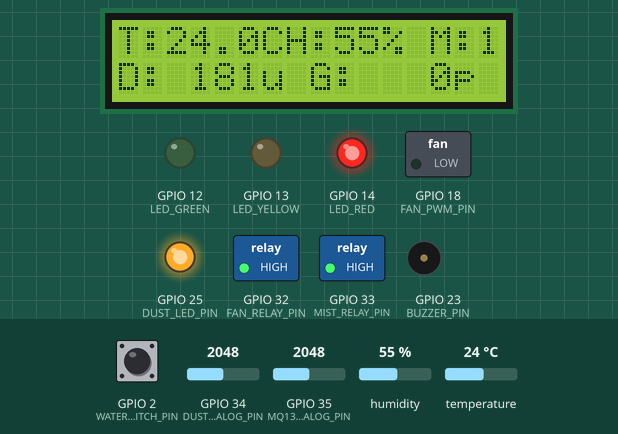
This program was run on a simulated ESP32. Shown: 16×2 character LCD, switched loads named in the program (green lamp = pin HIGH), output pins drawn as LEDs (lit = HIGH), buzzer (waves = sounding). The inputs (shaded band) are chosen by the test bench; at power-on: GPIO 2 (WATER_SWITCH_PIN) HIGH, GPIO 34 (DUST_ANALOG_PIN) = 2048, humidity 55 %, GPIO 35 (MQ135_ANALOG_PIN) = 2048, temperature 24 °C. WiFi joins after 1.5 s; servers stay silent unless stated; EEPROM starts erased; no MQTT or app messages arrive unless stated.

Above: at 2.7 s.
2.8 s: GPIO 2 (WATER_SWITCH_PIN) pulled LOW for 1 s
At 4.0 s:
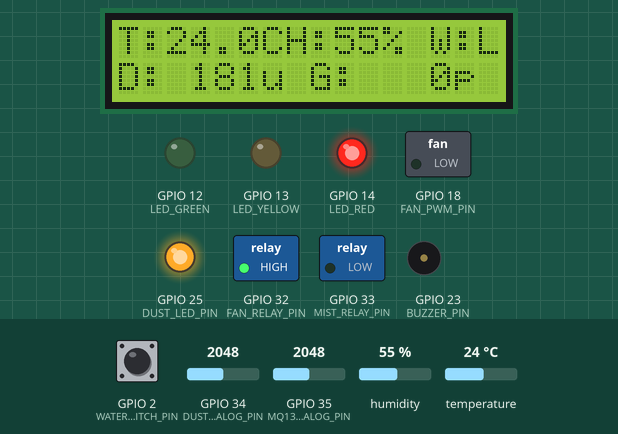
6.2 s: GPIO 34 (DUST_ANALOG_PIN) set to 1636
At 7.3 s:
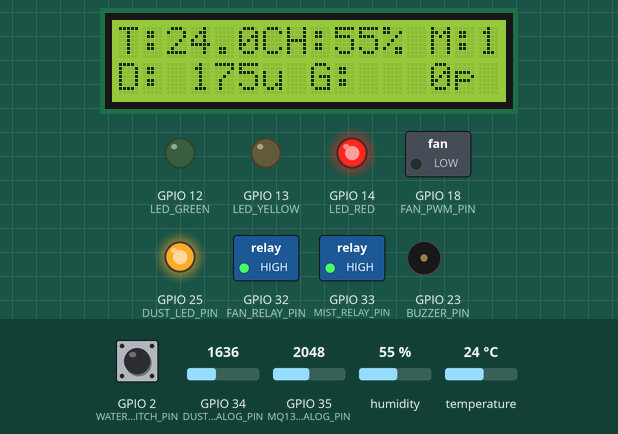
9.3 s: GPIO 34 (DUST_ANALOG_PIN) set to 1498
At 12.7 s:
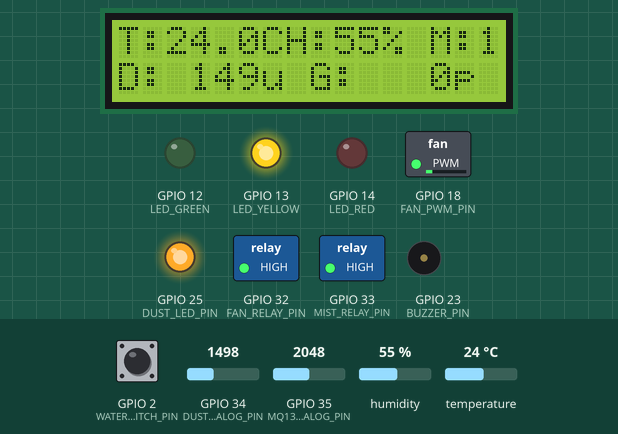
15.3 s: humidity set to 58 %
At 16.8 s:
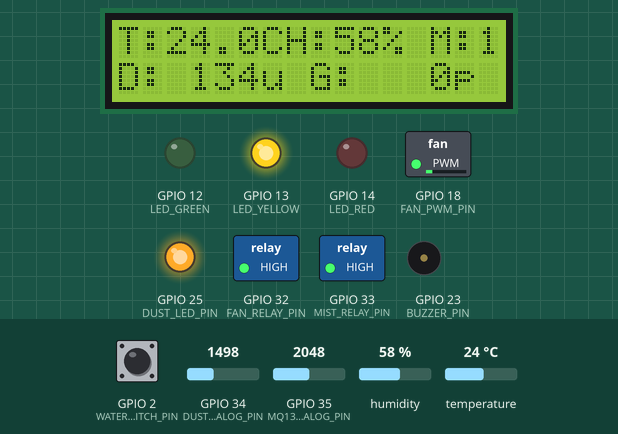
18.5 s: humidity set to 61 %
At 20.9 s:
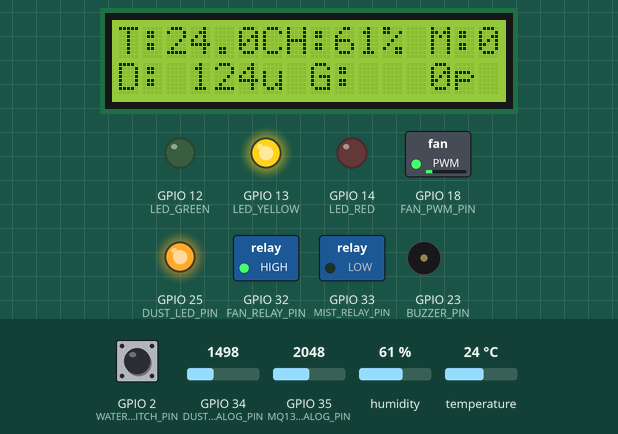
24.5 s: GPIO 34 (DUST_ANALOG_PIN) set to 2046
At 27.1 s:
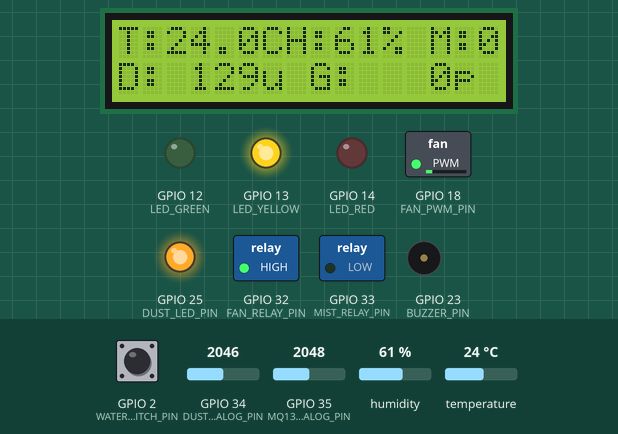
28.8 s: GPIO 34 (DUST_ANALOG_PIN) set to 2157
Timing chart, 0 to 33.1 s (numbered marks = the images above; inputs shaded):
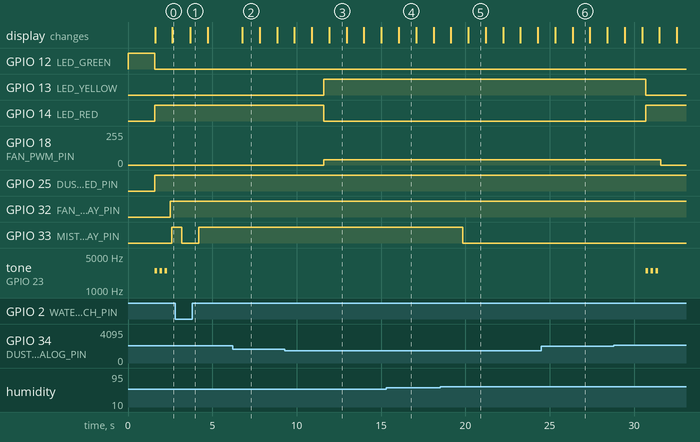

The program:

main.cpp
```cpp
#include <Arduino.h>
#include <WiFi.h>
#include <PubSubClient.h>
#include <ArduinoJson.h>
#include <DHT.h>
#include <Wire.h>
#include <LiquidCrystal_I2C.h>
#include <Preferences.h>

// ==========================================
// 1. CẤU HÌNH PINOUT PHẦN CỨNG
// ==========================================
#define DUST_LED_PIN 25
#define DUST_ANALOG_PIN 34
#define MQ135_ANALOG_PIN 35
#define DHTPIN 4
#define DHTTYPE DHT11

#define FAN_PWM_PIN 18
#define FAN_RELAY_PIN 32

#define BUZZER_PIN 23
#define LED_GREEN 12
#define LED_YELLOW 13
#define LED_RED 14

#define MIST_RELAY_PIN 33
#define WATER_SWITCH_PIN 2
#define WATER_LOW_ACTIVE_STATE LOW

// ==========================================
// 2. CẤU HÌNH HỆ SỐ & MẠNG
// ==========================================
const float V_C = 5.0, R_L = 10.0, R_0 = 1.87;
const float CONST_A = 116.602, CONST_B = -2.769;
const float EMA_ALPHA = 0.1;

const int pwmChannel = 4;
const int pwmFreq = 25000;
const int pwmResolution = 8;

#define WIFI_SSID "Huy Quang"
#define WIFI_PASSWORD "12345678"
#define TB_SERVER "thingsboard.cloud"
#define TB_PORT 1883
#define TB_TOKEN "zuzo3dbhbi4qtsz85l3l"

// ==========================================
// 3. ĐỐI TƯỢNG & BIẾN TOÀN CỤC
// ==========================================
DHT dht(DHTPIN, DHTTYPE);
WiFiClient wifiClient;
PubSubClient mqtt(wifiClient);
LiquidCrystal_I2C lcd(0x27, 16, 2);

struct SystemEnvironment
{
  float dust_ug;
  float gas_ppm;
  float temperature;
  float humidity;
  bool water_low;
};
SystemEnvironment currentEnv = {0.0, 0.0, 0.0, 0.0, false};
SemaphoreHandle_t envMutex;

bool autoMode = true;
int fanLevel = 0;
int currentFanLevel = 0;
unsigned long lastFanChangeTime = 0;
volatile bool mistOn = false;
volatile bool waterLow = false;
volatile float tempHigh = 35.0;
volatile float humLow = 60.0;
volatile float dustHigh = 150.0;
volatile float dustMed = 75.0;
volatile float gasHigh = 800.0;
volatile float gasMed = 400.0;

void connectMQTT();
void onMqttMessage(char *topic, byte *payload, unsigned int length);
void alarmOn(int times, int duration = 100);

// ==========================================
// 4. HÀM CÔNG CỤ (UTILITIES)
// ==========================================
float filterEMA(float newValue, float previousValue, float alpha)
{
  if (previousValue < 0.0)
    return newValue;
  return (alpha * newValue) + ((1.0 - alpha) * previousValue);
}

void alarmOn(int times, int duration)
{
  for (int i = 0; i < times; i++)
  {
    tone(BUZZER_PIN, 2500);
    vTaskDelay(pdMS_TO_TICKS(duration));
    noTone(BUZZER_PIN);
    vTaskDelay(pdMS_TO_TICKS(duration));
  }
}

// ==========================================
// 5. TASKS: ĐỌC CẢM BIẾN
// ==========================================
void dhtTask(void *pvParameters)
{
  dht.begin();
  for (;;)
  {
    float h = dht.readHumidity();
    float t = dht.readTemperature();
    if (!isnan(h) && !isnan(t))
    {
      if (xSemaphoreTake(envMutex, portMAX_DELAY))
      {
        currentEnv.temperature = t;
        currentEnv.humidity = h;
        xSemaphoreGive(envMutex);
      }
    }
    vTaskDelay(pdMS_TO_TICKS(2000));
  }
}

void dustSensorTask(void *pvParameters)
{
  static float filteredDust = -1.0;
  for (;;)
  {
    digitalWrite(DUST_LED_PIN, LOW);
    delayMicroseconds(280);
    int rawDust = analogRead(DUST_ANALOG_PIN);
    delayMicroseconds(40);
    digitalWrite(DUST_LED_PIN, HIGH);

    float voltage = rawDust * (3.3 / 4095.0);
    float dustDensity_mg = 0.17 * voltage - 0.1;
    if (dustDensity_mg < 0)
      dustDensity_mg = 0;

    float rawUg = dustDensity_mg * 1000.0;
    filteredDust = filterEMA(rawUg, filteredDust, EMA_ALPHA);

    if (xSemaphoreTake(envMutex, portMAX_DELAY))
    {
      currentEnv.dust_ug = filteredDust;
      xSemaphoreGive(envMutex);
    }
    vTaskDelay(pdMS_TO_TICKS(1000));
  }
}

void mq135Task(void *pvParameters)
{
  const TickType_t WARM_UP_TIME = pdMS_TO_TICKS(60000);
  TickType_t startTime = xTaskGetTickCount();
  bool isReady = false;
  static float filteredGas = -1.0;

  for (;;)
  {
    int rawGas = analogRead(MQ135_ANALOG_PIN);
    if (!isReady && (xTaskGetTickCount() - startTime) >= WARM_UP_TIME)
    {
      isReady = true;
    }

    if (isReady)
    {
      float v_esp = rawGas * (3.3 / 4095.0);
      float v_rl = constrain(v_esp * 2.0, 0.01, 4.8);
      float r_s = R_L * ((V_C / v_rl) - 1.0);
      float rawPpm = CONST_A * pow((r_s / R_0), CONST_B);

      filteredGas = filterEMA(rawPpm, filteredGas, EMA_ALPHA);

      if (xSemaphoreTake(envMutex, portMAX_DELAY))
      {
        currentEnv.gas_ppm = filteredGas;
        xSemaphoreGive(envMutex);
      }
    }
    vTaskDelay(pdMS_TO_TICKS(2000));
  }
}

void waterSwitchTask(void *pvParameters)
{
  for (;;)
  {
    bool localWaterLow = (digitalRead(WATER_SWITCH_PIN) == WATER_LOW_ACTIVE_STATE);
    if (xSemaphoreTake(envMutex, portMAX_DELAY))
    {
      currentEnv.water_low = localWaterLow;
      xSemaphoreGive(envMutex);
    }
    waterLow = localWaterLow;
    if (waterLow && mistOn)
    {
      mistOn = false;
    }
    vTaskDelay(pdMS_TO_TICKS(500));
  }
}

// ==========================================
// 6. TASKS: ĐIỀU KHIỂN & HIỂN THỊ
// ==========================================
void controlTask(void *pvParameters)
{
  static int lastPollutionLevel = 0;
  for (;;)
  {
    float temp = 0, hum = 0, dust = 0, gas = 0;
    float localTempHigh = 35.0, localHumLow = 60.0;
    float localDustHigh = 150.0, localDustMed = 75.0, localGasHigh = 800.0, localGasMed = 400.0;
    if (xSemaphoreTake(envMutex, portMAX_DELAY))
    {
      temp = currentEnv.temperature;
      hum = currentEnv.humidity;
      dust = currentEnv.dust_ug;
      gas = currentEnv.gas_ppm;
      localTempHigh = tempHigh;
      localHumLow = humLow;
      localDustHigh = dustHigh;
      localDustMed = dustMed;
      localGasHigh = gasHigh;
      localGasMed = gasMed;
      xSemaphoreGive(envMutex);
    }

    int currentPollutionLevel = 0;
    if (dust > localDustHigh || gas > localGasHigh)
    {
      currentPollutionLevel = 3;
      digitalWrite(LED_RED, HIGH);
      digitalWrite(LED_YELLOW, LOW);
      digitalWrite(LED_GREEN, LOW);
    }
    else if (dust > localDustMed || gas > localGasMed)
    {
      currentPollutionLevel = 2;
      digitalWrite(LED_RED, LOW);
      digitalWrite(LED_YELLOW, HIGH);
      digitalWrite(LED_GREEN, LOW);
    }
    else
    {
      currentPollutionLevel = 0;
      digitalWrite(LED_RED, LOW);
      digitalWrite(LED_YELLOW, LOW);
      digitalWrite(LED_GREEN, HIGH);
    }

    if (autoMode)
    {
      fanLevel = currentPollutionLevel;
      if (currentPollutionLevel == 3 && lastPollutionLevel != 3)
      {
        alarmOn(3, 150);
      }
    }
    lastPollutionLevel = currentPollutionLevel;

    if (fanLevel != currentFanLevel)
    {
      currentFanLevel = fanLevel;
      if (currentFanLevel == 0)
        digitalWrite(FAN_RELAY_PIN, LOW);
      else
        digitalWrite(FAN_RELAY_PIN, HIGH);

      int percent = (currentFanLevel == 1)   ? 70
                    : (currentFanLevel == 2) ? 85
                    : (currentFanLevel == 3) ? 100
                                             : 0;

      int duty = map(percent, 0, 100, 255, 0);
      ledcWrite(pwmChannel, duty);
    }

    if (waterLow)
    {
      mistOn = false;
    }
    else if (autoMode)
    {
      if (temp > localTempHigh || (hum < localHumLow && hum > 0.0))
      {
        mistOn = true;
      }
      else
      {
        mistOn = false;
      }
    }
    digitalWrite(MIST_RELAY_PIN, mistOn ? HIGH : LOW);

    vTaskDelay(pdMS_TO_TICKS(100));
  }
}

void displayTask(void *pvParameters)
{
  char rowBuffer[17];
  for (;;)
  {
    SystemEnvironment tempEnv;
    if (xSemaphoreTake(envMutex, portMAX_DELAY))
    {
      tempEnv = currentEnv;
      xSemaphoreGive(envMutex);
    }

    // Dòng 1: Nhiệt độ & Độ ẩm + Phun sương / Cạn nước
    lcd.setCursor(0, 0);
    char statusChar[4] = "M:0";
    if (tempEnv.water_low)
    {
      strcpy(statusChar, "W:L");
    }
    else if (mistOn)
    {
      strcpy(statusChar, "M:1");
    }
    snprintf(rowBuffer, sizeof(rowBuffer), "T:%4.1fCH:%2.0f%% %s", tempEnv.temperature, tempEnv.humidity, statusChar);
    lcd.print(rowBuffer);

    // Dòng 2: Bụi & Khí Gas
    lcd.setCursor(0, 1);
    snprintf(rowBuffer, sizeof(rowBuffer), "D:%4.0fu G:%4.0fp   ", tempEnv.dust_ug, tempEnv.gas_ppm);
    lcd.print(rowBuffer);

    vTaskDelay(pdMS_TO_TICKS(1000));
  }
}

// ==========================================
// 7. TASKS: GIAO TIẾP MQTT
// ==========================================
void connectMQTT()
{
  while (!mqtt.connected())
  {
    String clientId = "esp32-" + String((uint32_t)ESP.getEfuseMac(), HEX);
    if (mqtt.connect(clientId.c_str(), TB_TOKEN, NULL))
    {
      mqtt.subscribe("v1/devices/me/rpc/request/+");
    }
    else
    {
      vTaskDelay(pdMS_TO_TICKS(3000));
    }
  }
}

void onMqttMessage(char *topic, byte *payload, unsigned int length)
{
  String msg;
  for (unsigned int i = 0; i < length; i++)
    msg += (char)payload[i];

  // 1. Tách Request ID ra khỏi Topic
  String topicStr = String(topic);
  int lastSlash = topicStr.lastIndexOf('/');
  String requestId = topicStr.substring(lastSlash + 1);

  StaticJsonDocument<512> doc;
  DeserializationError error = deserializeJson(doc, msg);
  if (error)
    return;

  String method = doc["method"].as<String>();

  // 2. Xử lý logic phần cứng
  if (method == "setAutoMode")
  {
    autoMode = doc["params"].as<bool>();
    if (autoMode)
    {
      alarmOn(2, 80);
    }
    else
    {
      alarmOn(1, 300);
    }
  }
  else if (method == "setFan")
  {
    if (doc["params"].is<int>()) {
      fanLevel = doc["params"].as<int>();
    } else {
      String rawParam = doc["params"].as<String>();
      fanLevel = rawParam.toInt();
    }
    alarmOn(1, 100);
  }
  else if (method == "setMist")
  {
    mistOn = doc["params"].as<bool>();
    alarmOn(1, 100);
  }
  else if (method == "setThresholds")
  {
    JsonObject paramsObj = doc["params"].as<JsonObject>();
    float newTempHigh = paramsObj.containsKey("tempHigh") ? paramsObj["tempHigh"].as<float>() : tempHigh;
    float newHumLow = paramsObj.containsKey("humLow") ? paramsObj["humLow"].as<float>() : humLow;
    float newDustHigh = paramsObj.containsKey("dustHigh") ? paramsObj["dustHigh"].as<float>() : dustHigh;
    float newDustMed = paramsObj.containsKey("dustMed") ? paramsObj["dustMed"].as<float>() : dustMed;
    float newGasHigh = paramsObj.containsKey("gasHigh") ? paramsObj["gasHigh"].as<float>() : gasHigh;
    float newGasMed = paramsObj.containsKey("gasMed") ? paramsObj["gasMed"].as<float>() : gasMed;

    if (xSemaphoreTake(envMutex, portMAX_DELAY))
    {
      tempHigh = newTempHigh;
      humLow = newHumLow;
      dustHigh = newDustHigh;
      dustMed = newDustMed;
      gasHigh = newGasHigh;
      gasMed = newGasMed;
      xSemaphoreGive(envMutex);
    }

    Preferences prefs;
    prefs.begin("thresholds", false);
    prefs.putFloat("tempHigh", newTempHigh);
    prefs.putFloat("humLow", newHumLow);
    prefs.putFloat("dustHigh", newDustHigh);
    prefs.putFloat("dustMed", newDustMed);
    prefs.putFloat("gasHigh", newGasHigh);
    prefs.putFloat("gasMed", newGasMed);
    prefs.end();

    alarmOn(1, 150);
  }
  else if (method == "getThresholds")
  {
    StaticJsonDocument<256> responseDoc;
    float localTempHigh = 35.0, localHumLow = 60.0;
    float localDustHigh = 150.0, localDustMed = 75.0, localGasHigh = 800.0, localGasMed = 400.0;
    if (xSemaphoreTake(envMutex, portMAX_DELAY))
    {
      localTempHigh = tempHigh;
      localHumLow = humLow;
      localDustHigh = dustHigh;
      localDustMed = dustMed;
      localGasHigh = gasHigh;
      localGasMed = gasMed;
      xSemaphoreGive(envMutex);
    }

    responseDoc["tempHigh"] = localTempHigh;
    responseDoc["humLow"] = localHumLow;
    responseDoc["dustHigh"] = localDustHigh;
    responseDoc["dustMed"] = localDustMed;
    responseDoc["gasHigh"] = localGasHigh;
    responseDoc["gasMed"] = localGasMed;

    char responseBuffer[256];
    serializeJson(responseDoc, responseBuffer);
    String responseTopic = "v1/devices/me/rpc/response/" + requestId;
    mqtt.publish(responseTopic.c_str(), responseBuffer);
    return;
  }

  String responseTopic = "v1/devices/me/rpc/response/" + requestId;
  mqtt.publish(responseTopic.c_str(), "{\"status\":\"success\"}");
}

void mqttTask(void *pvParameters)
{
  TickType_t lastPublishTime = xTaskGetTickCount();
  const TickType_t PUBLISH_INTERVAL = pdMS_TO_TICKS(5000);

  for (;;)
  {
    if (WiFi.status() == WL_CONNECTED)
    {
      if (!mqtt.connected())
        connectMQTT();
      mqtt.loop();

      if ((xTaskGetTickCount() - lastPublishTime) >= PUBLISH_INTERVAL)
      {
        lastPublishTime = xTaskGetTickCount();
        SystemEnvironment tempEnv;

        if (xSemaphoreTake(envMutex, portMAX_DELAY))
        {
          tempEnv = currentEnv;
          xSemaphoreGive(envMutex);
        }

        StaticJsonDocument<256> doc;
        doc["temperature"] = tempEnv.temperature;
        doc["humidity"] = tempEnv.humidity;
        doc["dust_ug"] = serialized(String(tempEnv.dust_ug, 2));
        doc["gas_ppm"] = serialized(String(tempEnv.gas_ppm, 2));
        doc["auto_mode"] = autoMode;
        doc["fan_level"] = currentFanLevel;
        doc["mist_on"] = mistOn;
        doc["water_low"] = tempEnv.water_low;

        char buffer[256];
        size_t n = serializeJson(doc, buffer);
        mqtt.publish("v1/devices/me/telemetry", (uint8_t *)buffer, n, false);
      }
    }
    vTaskDelay(pdMS_TO_TICKS(100));
  }
}

// ==========================================
// 8. SETUP & LOOP
// ==========================================
void setup()
{
  Serial.begin(115200);

  pinMode(DUST_LED_PIN, OUTPUT);
  pinMode(FAN_RELAY_PIN, OUTPUT);
  pinMode(MIST_RELAY_PIN, OUTPUT);
  pinMode(LED_GREEN, OUTPUT);
  pinMode(LED_YELLOW, OUTPUT);
  pinMode(LED_RED, OUTPUT);
  pinMode(BUZZER_PIN, OUTPUT);

  digitalWrite(FAN_RELAY_PIN, LOW);
  digitalWrite(MIST_RELAY_PIN, LOW);
  digitalWrite(LED_GREEN, HIGH);
  digitalWrite(LED_YELLOW, LOW);
  digitalWrite(LED_RED, LOW);
  pinMode(WATER_SWITCH_PIN, INPUT_PULLUP);

  ledcSetup(pwmChannel, pwmFreq, pwmResolution);
  ledcAttachPin(FAN_PWM_PIN, pwmChannel);

  // Đã bổ sung khởi tạo LCD
  lcd.init();
  lcd.backlight();

  envMutex = xSemaphoreCreateMutex();

  Preferences preferences;
  preferences.begin("thresholds", true);
  tempHigh = preferences.getFloat("tempHigh", 35.0);
  humLow = preferences.getFloat("humLow", 60.0);
  dustHigh = preferences.getFloat("dustHigh", 150.0);
  dustMed = preferences.getFloat("dustMed", 75.0);
  gasHigh = preferences.getFloat("gasHigh", 800.0);
  gasMed = preferences.getFloat("gasMed", 400.0);
  preferences.end();

  WiFi.begin(WIFI_SSID, WIFI_PASSWORD);
  while (WiFi.status() != WL_CONNECTED)
    delay(500);

  mqtt.setServer(TB_SERVER, TB_PORT);
  mqtt.setCallback(onMqttMessage);
  mqtt.setBufferSize(512);

  xTaskCreatePinnedToCore(dhtTask, "DHT_Task", 2048, NULL, 1, NULL, 1);
  xTaskCreatePinnedToCore(dustSensorTask, "Dust_Task", 2048, NULL, 1, NULL, 1);
  xTaskCreatePinnedToCore(mq135Task, "MQ135_Task", 2048, NULL, 1, NULL, 1);
  xTaskCreatePinnedToCore(controlTask, "Control_Task", 4096, NULL, 1, NULL, 1);
  xTaskCreatePinnedToCore(mqttTask, "MQTT_Task", 4096, NULL, 2, NULL, 0);
  xTaskCreatePinnedToCore(displayTask, "Display_Task", 2048, NULL, 1, NULL, 1);
  xTaskCreatePinnedToCore(waterSwitchTask, "Water_Task", 2048, NULL, 1, NULL, 1);
}

void loop()
{
  vTaskDelay(pdMS_TO_TICKS(1000));
}
```

Measured:
- the behaviour switches between 1572 and 1571 on GPIO 34 (DUST_ANALOG_PIN) (found by bisection; images 2 and 3)
- the behaviour switches between 59 and 60 % on humidity (found by bisection; images 4 and 5)
- after the input at 2.8 s, GPIO 33 (MIST_RELAY_PIN): HIGH → LOW after 0.39 s, → HIGH 1.0 s later; the display: changes after 0.88 s (image 1)
- after the input at 6.2 s, the display: changes after 0.57 s (image 2)
- after the input at 9.3 s, GPIO 13 (LED_YELLOW): LOW → HIGH after 2.3 s instead of 4.4 s; GPIO 14 (LED_RED): HIGH → LOW after 2.3 s instead of 4.4 s; GPIO 18 (FAN_PWM_PIN): 0/255 → 39/255 after 2.3 s instead of 4.4 s
- after the input at 18.5 s, GPIO 33 (MIST_RELAY_PIN): HIGH → LOW after 1.3 s
- by itself, tone on GPIO 23 (BUZZER_PIN): alternates 2500 Hz for 0.15 s and silent for 0.15 s, 6 changes in all, then stays silent
